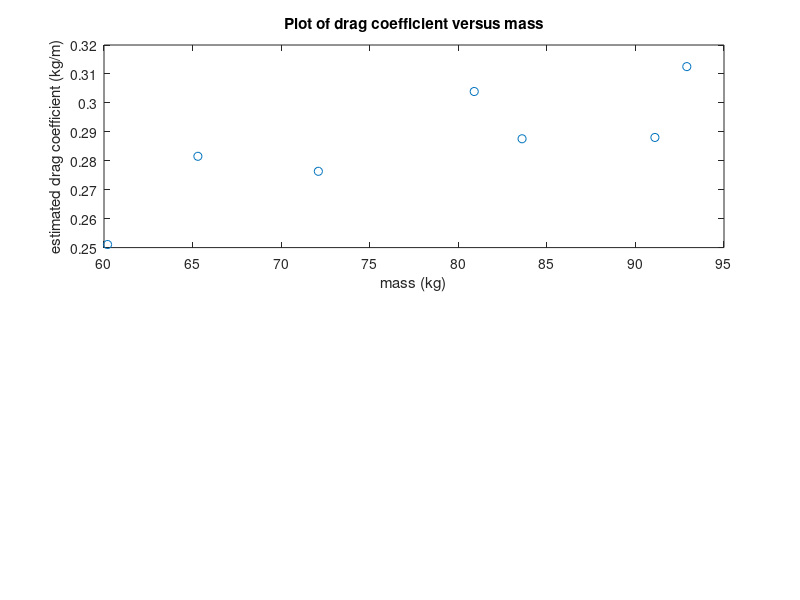

This chart was generated by the following MATLAB code:

%% Solution
% The data from Table 2.1 along with gravitational acceleration can be
% entered as 
clear;clc
m = [83.6, 60.2, 72.1, 91.1, 92.9, 65.3, 80.9];
vt = [53.4, 48.5, 50.59, 55.7, 54, 47.7, 51.1];
g = 9.81;

% The drag coefficients can then be computed with Eq. (2.1). Because we are
% performing element-by-element operations on vectors, we must include
% periods prior to the operators:

cd = g * m ./ vt .^ 2

% We can now use some of MATLAB's built-in functions to generate some
% statistics for the results:

cdavg = mean(cd), cdmin = min(cd), cdmax = max(cd)

% Thus, the average value is 
% $0.2854$
% with a range from 
% $0.2511$
% to 
% $0.3125$
% kg/m.
%
% Now, let's start to play with these data by using Eq. (2.1) to make a
% prediction of the terminal velocity based on the average drag:

vpred = sqrt(g * m / cdavg)

% Notices that we do not have to use periods prior to the operators in this
% formula? Do you understand why? (*Answer: g and cdavg are scalars, while
% m is a vector. Therefore element-by-element operation is implied*)

% We can plot these values versus the actual measured terminal velocities.
% We will also superimpose a line indicating exact predictions (the 1:1
% line) to help assess the results. Because we are going to eventually
% generate a second plot, we employ the subplot command:

subplot(2,1,1);
plot(vt,vpred,'o',vt,vt);
xlabel('measured');
ylabel('predicted');
title('Plot of predicted versus measured velocities');

% AS in the top plot of Fig. 2.2, because the predictions generally follow
% the 1:1 line, you might initially conclude that the average drag
% coefficient yields decent results. However, notice how the model tends to
% underpredict the low velocities and overpredict the high. This suggests
% that rather than being constant, there might be a trend in the drag
% coefficients. This can be seen by plotting the estimated drag
% coefficients versus mass:

subplot(2,1,1);
plot(m,cd,'o');
xlabel('mass (kg)');
ylabel('estimated drag coefficient (kg/m)');
title('Plot of drag coefficient versus mass');

% The resulting plot, which is the bottom graph in Fig. 2.2, suggests that
% rather than being constant, the drag coefficient seems to be increasing
% as the mass of the jumper increases. Based on this result, you might
% coclude that your model needs to be improved. At the least, it might
% motivate you to conduct further experiments wit ha larger number of
% jumpers to confirm your preliminary finding. In addition, the result
% might also stimulate you to go to the fluid mechanics literature and
% learn more about the science of drag. As described previously in Sec.
% 1.4, you would discover that the parameter 
% $c_{d}$
% is actually a lumped drag coefficient that along with the true drag
% includes other factors such as the jumper's frontal area and air density:
%
% $$ c_{d} = \frac{C_{D}\rho A}{2}$$
% where
% $ C_{D} =$
% a dimensionless drag coefficient, 
%



